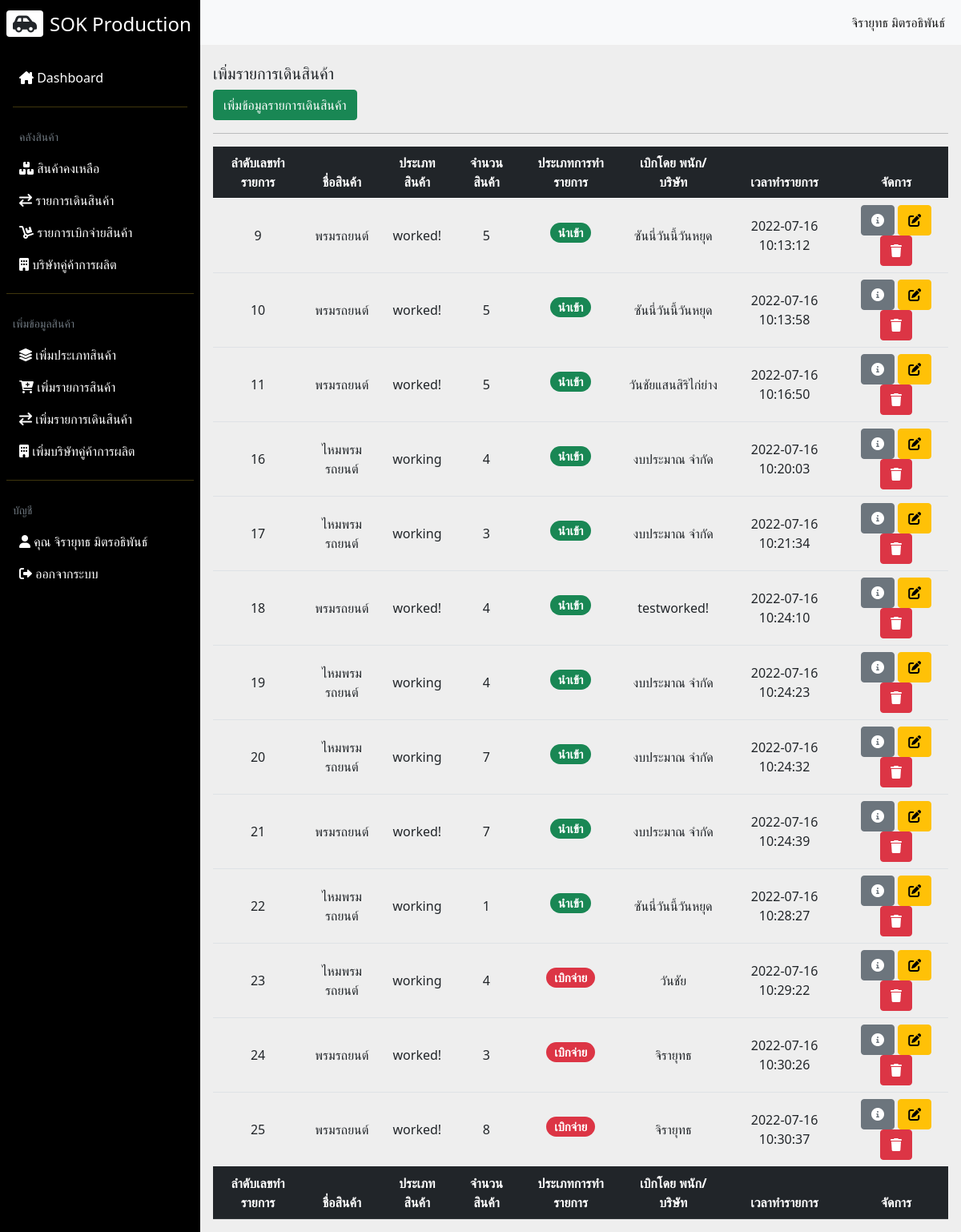
Page /addTransfer.php (signed in) on the earlier database version.
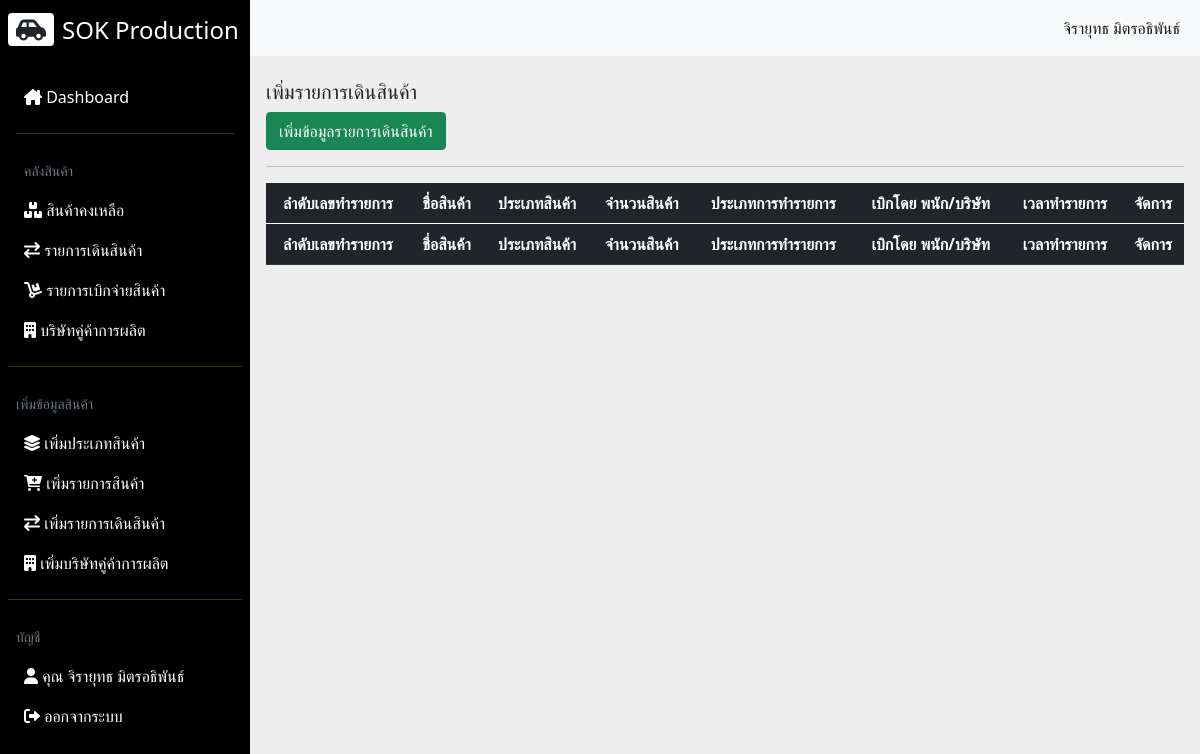
Same page on the later database version.
### tables this page shows
CREATE TABLE `transfer` (
  `t_id` int(11) NOT NULL,
  `t_datetime` timestamp NOT NULL DEFAULT current_timestamp() ON UPDATE current_timestamp(),
  `t_status` int(1) NOT NULL,
  `t_qty` int(11) UNSIGNED NOT NULL,
  `emp_id` int(11) DEFAULT NULL,
  `inv_id` varchar(11) NOT NULL,
  `sup_id` int(11) DEFAULT NULL
);

CREATE TABLE `inventory` (
  `inv_id` varchar(11) NOT NULL,
  `inv_name` varchar(255) NOT NULL,
  `inv_qty` int(11) NOT NULL DEFAULT 0,
  `inv_min` int(11) DEFAULT NULL,
  `inv_max` int(11) DEFAULT NULL,
  `inv_size` varchar(64) DEFAULT NULL,
  `inv_color` varchar(64) DEFAULT NULL,
  `cate_id` int(11) NOT NULL
);

CREATE TABLE `category` (
  `cate_id` int(11) NOT NULL,
  `cate_name` varchar(255) NOT NULL
);

CREATE TABLE `supplier` (
  `sup_id` int(11) NOT NULL,
  `sup_company` varchar(255) NOT NULL,
  `sup_address` text NOT NULL,
  `sup_email` varchar(255) DEFAULT NULL,
  `sup_phone` varchar(10) DEFAULT NULL
);

CREATE TABLE `employee` (
  `emp_id` int(11) NOT NULL,
  `emp_user` varchar(255) NOT NULL,
  `emp_pass` varchar(255) NOT NULL,
  `emp_fname` varchar(255) NOT NULL,
  `emp_lname` varchar(255) NOT NULL,
  `emp_address` text NOT NULL,
  `emp_phone` varchar(10) DEFAULT NULL,
  `emp_level` int(1) DEFAULT 1
);

### addTransfer.php (the view, shortened to what the changed rows need)
<?php
include_once('config/db.php');
?>
<!DOCTYPE html>
<html lang="en">
<head>
  <link rel="stylesheet" href="css/all.min.css">
  <link rel="stylesheet" href="css/fontawesome.min.css">
  <link rel="stylesheet" href="css/bootstrap.min.css">
  <link rel="stylesheet" href="css/styles.css">
  <link rel="stylesheet" href="css/jquery.dataTables.min.css">
</head>
<body>
  <div class="main-container d-flex">
    <?php include("includes/menuNavbar.inc.php"); ?>
    <?php
    if($_SESSION['emp_level'] == 1) {
    ?>
    <div class="content">
      <div class="dashboard-content px-3 pt-4">
        <h2 class="fs-5"> เพิ่มรายการเดินสินค้า</h2>
        <div class="col-md-12">
          <div class="row">
            <div class="col-md-12">
              <div class="table-responsive">
                <table class="table align-middle table-hover" id="myTable">
                  <thead class="table-dark">
                    <tr>
                      <th class="text-center">ลำดับเลขทำรายการ</th>
                      <th class="text-center">ชื่อสินค้า</th>
                      <th class="text-center">ประเภทสินค้า</th>
                      <th class="text-center">จำนวนสินค้า</th>
                      <th class="text-center">ประเภทการทำรายการ</th>
                      <th class="text-center">เบิกโดย พนัก/บริษัท</th>
                      <th class="text-center">เวลาทำรายการ</th>
                      <th class="text-center">จัดการ</th>
                    </tr>
                  </thead>
                  <tbody>
                    <?php
                    $sql = "SELECT * FROM `transfer` LEFT JOIN `employee` ON employee.emp_id = transfer.emp_id LEFT JOIN supplier ON transfer.sup_id = supplier.sup_id LEFT JOIN inventory ON transfer.inv_id = inventory.inv_id LEFT JOIN category ON inventory.cate_id = category.cate_id WHERE (transfer.emp_id IS NULL or transfer.emp_id = '') OR (transfer.emp_id IS NOT NULL or transfer.emp_id != '') OR (transfer.sup_id IS NULL or transfer.sup_id = '') OR (transfer.sup_id IS NOT NULL or transfer.sup_id != '') OR (transfer.inv_id IS NULL or transfer.inv_id = '') OR (transfer.inv_id IS NOT NULL or transfer.inv_id != '')";
                    $query = mysqli_query($conn, $sql);
                    while($row = mysqli_fetch_array($query)) {
                    ?>
                    <tr id="<?= $row['t_id']; ?>" class="text-center">
                      <td><?= $row['t_id']; ?></td>
                      <td data-target="product"><?= $row['inv_name']; ?></td>
                      <td data-target="category"><?= $row['cate_name']; ?></td>
                      <td data-target="amount"><?= $row['t_qty']; ?></td>
                      <td data-target="statut">
                        <?php
                        if($row['t_status'] == 1) {
                          ?>
                          <h5><span class="badge rounded-pill bg-success">นำเข้า</span></h5>
                        <?php } ?>
                        <?php
                        if($row['t_status'] == 2) {
                          ?>
                          <h5><span class="badge rounded-pill bg-danger">เบิกจ่าย</span></h5>
                        <?php } ?>
                      </td>
                      <td data-target="empname"><?= $row['emp_fname'] ?><?= $row['sup_company']; ?></td>
                      <td data-target="timedate"><?= $row['t_datetime']; ?></td>
                      <td>
                        <a data-id="<?= $row['t_id']; ?>" data-role="info" href="#" class="btn btn-secondary"><i class="fa-solid fa-circle-info"></i></a>
                        <a data-id="<?= $row['t_id']; ?>" data-role="edit" class="btn btn-warning"><i class="fa-solid fa-pen-to-square"></i></a>
                        <a data-id="<?= $row['t_id']; ?>" data-role="delete" class="btn btn-danger"><i class="fa-solid fa-trash"></i></a>
                      </td>
                    </tr>
                    <?php } ?>
                  </tbody>
                  <thead class="table-dark">
                    <tr>
                      <th class="text-center">ลำดับเลขทำรายการ</th>
                      <th class="text-center">ชื่อสินค้า</th>
                      <th class="text-center">ประเภทสินค้า</th>
                      <th class="text-center">จำนวนสินค้า</th>
                      <th class="text-center">ประเภทการทำรายการ</th>
                      <th class="text-center">เบิกโดย พนัก/บริษัท</th>
                      <th class="text-center">เวลาทำรายการ</th>
                      <th class="text-center">จัดการ</th>
                    </tr>
                  </thead>
                </table>
              </div>
            </div>
          </div>
        </div>
      </div>
    </div>
    <?php } else {
      echo '<script>alert("หน้าเพจนี้ได้สำหรับพนักงานจัดการคลังสินค้าเท่านั้น!");window.location.href = "index.php"</script>';
    } ?>
  </div>
</body>
</html>

Differences in the rows shown:
removed transfer: t_id "9", inv.inv_name "พรมรถยนต์", category.cate_name "worked!", t_qty "5", t_status "นำเข้า", sup.sup_company "ซันนี่วันนี้วันหยุด", t_datetime "2022-07-16 10:13:12"
removed transfer: t_id "10", inv.inv_name "พรมรถยนต์", category.cate_name "worked!", t_qty "5", t_status "นำเข้า", sup.sup_company "ซันนี่วันนี้วันหยุด", t_datetime "2022-07-16 10:13:58"
removed transfer: t_id "11", inv.inv_name "พรมรถยนต์", category.cate_name "worked!", t_qty "5", t_status "นำเข้า", emp.emp_fname "วันชัย", sup.sup_company "แสนสิริไก่ย่าง", t_datetime "2022-07-16 10:16:50"
removed transfer: t_id "16", inv.inv_name "ไหมพรมรถยนต์", category.cate_name "working", t_qty "4", t_status "นำเข้า", sup.sup_company "งบประมาณ จำกัด", t_datetime "2022-07-16 10:20:03"
removed transfer: t_id "17", inv.inv_name "ไหมพรมรถยนต์", category.cate_name "working", t_qty "3", t_status "นำเข้า", sup.sup_company "งบประมาณ จำกัด", t_datetime "2022-07-16 10:21:34"
removed transfer: t_id "18", inv.inv_name "พรมรถยนต์", category.cate_name "worked!", t_qty "4", t_status "นำเข้า", sup.sup_company "testworked!", t_datetime "2022-07-16 10:24:10"
removed transfer: t_id "19", inv.inv_name "ไหมพรมรถยนต์", category.cate_name "working", t_qty "4", t_status "นำเข้า", sup.sup_company "งบประมาณ จำกัด", t_datetime "2022-07-16 10:24:23"
removed transfer: t_id "20", inv.inv_name "ไหมพรมรถยนต์", category.cate_name "working", t_qty "7", t_status "นำเข้า", sup.sup_company "งบประมาณ จำกัด", t_datetime "2022-07-16 10:24:32"
removed transfer: t_id "21", inv.inv_name "พรมรถยนต์", category.cate_name "worked!", t_qty "7", t_status "นำเข้า", sup.sup_company "งบประมาณ จำกัด", t_datetime "2022-07-16 10:24:39"
removed transfer: t_id "22", inv.inv_name "ไหมพรมรถยนต์", category.cate_name "working", t_qty "1", t_status "นำเข้า", sup.sup_company "ซันนี่วันนี้วันหยุด", t_datetime "2022-07-16 10:28:27"
removed transfer: t_id "23", inv.inv_name "ไหมพรมรถยนต์", category.cate_name "working", t_qty "4", t_status "เบิกจ่าย", emp.emp_fname "วันชัย", t_datetime "2022-07-16 10:29:22"
removed transfer: t_id "24", inv.inv_name "พรมรถยนต์", category.cate_name "worked!", t_qty "3", t_status "เบิกจ่าย", emp.emp_fname "จิรายุทธ", t_datetime "2022-07-16 10:30:26"
removed transfer: t_id "25", inv.inv_name "พรมรถยนต์", category.cate_name "worked!", t_qty "8", t_status "เบิกจ่าย", emp.emp_fname "จิรายุทธ", t_datetime "2022-07-16 10:30:37"
